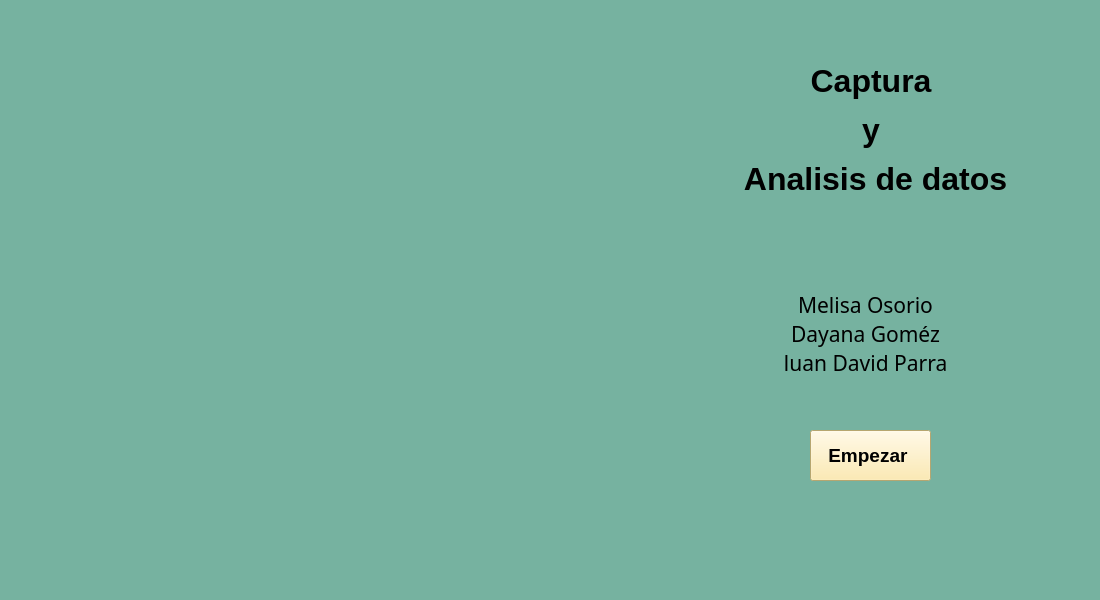
<?xml version="1.0" encoding="UTF-8"?>
<ui version="4.0">
 <class>window1</class>
 <widget class="QMainWindow" name="window1">
  <property name="geometry">
   <rect>
    <x>0</x>
    <y>0</y>
    <width>1100</width>
    <height>600</height>
   </rect>
  </property>
  <property name="minimumSize">
   <size>
    <width>900</width>
    <height>500</height>
   </size>
  </property>
  <property name="maximumSize">
   <size>
    <width>1100</width>
    <height>600</height>
   </size>
  </property>
  <property name="font">
   <font>
    <pointsize>12</pointsize>
    <weight>75</weight>
    <bold>true</bold>
   </font>
  </property>
  <property name="windowTitle">
   <string>MainWindow</string>
  </property>
  <property name="styleSheet">
   <string notr="true">background-color: rgb(118, 178, 160);</string>
  </property>
  <widget class="QWidget" name="centralwidget">
   <widget class="QPushButton" name="empezar">
    <property name="geometry">
     <rect>
      <x>810</x>
      <y>430</y>
      <width>121</width>
      <height>51</height>
     </rect>
    </property>
    <property name="font">
     <font>
      <pointsize>14</pointsize>
      <weight>75</weight>
      <bold>true</bold>
     </font>
    </property>
    <property name="styleSheet">
     <string notr="true">background-color: rgb(255, 232, 157);</string>
    </property>
    <property name="text">
     <string>Empezar </string>
    </property>
   </widget>
   <widget class="QLabel" name="label">
    <property name="geometry">
     <rect>
      <x>700</x>
      <y>40</y>
      <width>351</width>
      <height>181</height>
     </rect>
    </property>
    <property name="font">
     <font>
      <pointsize>14</pointsize>
      <weight>75</weight>
      <bold>true</bold>
     </font>
    </property>
    <property name="text">
     <string>&lt;html&gt;&lt;head/&gt;&lt;body&gt;&lt;p align=&quot;center&quot;&gt;&lt;span style=&quot; font-size:24pt;&quot;&gt;Captura &lt;/span&gt;&lt;/p&gt;&lt;p align=&quot;center&quot;&gt;&lt;span style=&quot; font-size:24pt;&quot;&gt;y &lt;/span&gt;&lt;/p&gt;&lt;p align=&quot;center&quot;&gt;&lt;span style=&quot; font-size:24pt;&quot;&gt;Analisis de datos&lt;/span&gt;&lt;/p&gt;&lt;/body&gt;&lt;/html&gt;</string>
    </property>
   </widget>
   <widget class="QLabel" name="label_2">
    <property name="geometry">
     <rect>
      <x>80</x>
      <y>30</y>
      <width>501</width>
      <height>461</height>
     </rect>
    </property>
    <property name="text">
     <string/>
    </property>
    <property name="pixmap">
     <pixmap>Logo.png</pixmap>
    </property>
    <property name="scaledContents">
     <bool>true</bool>
    </property>
   </widget>
   <widget class="QLabel" name="label_3">
    <property name="geometry">
     <rect>
      <x>760</x>
      <y>290</y>
      <width>211</width>
      <height>81</height>
     </rect>
    </property>
    <property name="font">
     <font>
      <family>Copperplate Gothic Bold</family>
     </font>
    </property>
    <property name="text">
     <string>&lt;html&gt;&lt;head/&gt;&lt;body&gt;&lt;p align=&quot;center&quot;&gt;&lt;span style=&quot; font-size:16pt;&quot;&gt;Melisa Osorio&lt;br/&gt;Dayana Goméz&lt;br/&gt;Juan David Parra&lt;/span&gt;&lt;/p&gt;&lt;/body&gt;&lt;/html&gt;</string>
    </property>
   </widget>
  </widget>
  <widget class="QMenuBar" name="menubar">
   <property name="geometry">
    <rect>
     <x>0</x>
     <y>0</y>
     <width>1100</width>
     <height>21</height>
    </rect>
   </property>
  </widget>
  <widget class="QStatusBar" name="statusbar"/>
 </widget>
 <resources/>
 <connections/>
</ui>
